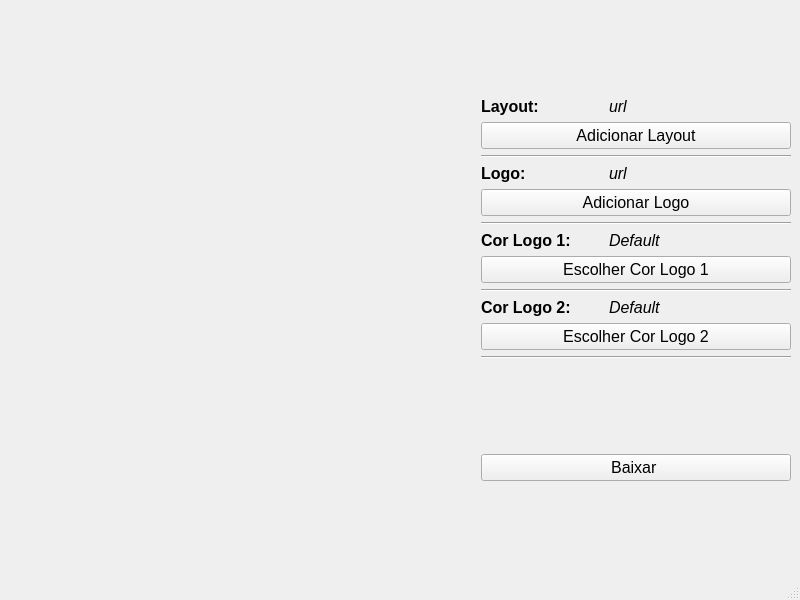
<?xml version="1.0" encoding="UTF-8"?>
<ui version="4.0">
 <class>MainWindow</class>
 <widget class="QMainWindow" name="MainWindow">
  <property name="geometry">
   <rect>
    <x>0</x>
    <y>0</y>
    <width>800</width>
    <height>600</height>
   </rect>
  </property>
  <property name="windowTitle">
   <string>MainWindow</string>
  </property>
  <widget class="QWidget" name="centralwidget">
   <layout class="QHBoxLayout" name="horizontalLayout_2" stretch="60,40">
    <item>
     <widget class="QLabel" name="labelImg">
      <property name="text">
       <string/>
      </property>
     </widget>
    </item>
    <item>
     <layout class="QVBoxLayout" name="verticalLayout">
      <item>
       <spacer name="verticalSpacer_3">
        <property name="orientation">
         <enum>Qt::Vertical</enum>
        </property>
        <property name="sizeHint" stdset="0">
         <size>
          <width>20</width>
          <height>40</height>
         </size>
        </property>
       </spacer>
      </item>
      <item>
       <layout class="QGridLayout" name="gridLayout" columnstretch="40,60">
        <item row="0" column="0">
         <widget class="QLabel" name="labelLayout">
          <property name="font">
           <font>
            <family>Segoe UI</family>
            <pointsize>12</pointsize>
            <bold>true</bold>
           </font>
          </property>
          <property name="text">
           <string>Layout:</string>
          </property>
         </widget>
        </item>
        <item row="0" column="1">
         <widget class="QLabel" name="labelLayoutUrl">
          <property name="font">
           <font>
            <family>Segoe UI</family>
            <pointsize>12</pointsize>
            <italic>true</italic>
           </font>
          </property>
          <property name="text">
           <string>url</string>
          </property>
         </widget>
        </item>
        <item row="1" column="0" colspan="2">
         <widget class="QPushButton" name="pushButtonLayout">
          <property name="font">
           <font>
            <pointsize>12</pointsize>
           </font>
          </property>
          <property name="text">
           <string>Adicionar Layout</string>
          </property>
         </widget>
        </item>
        <item row="2" column="0" colspan="2">
         <widget class="Line" name="line">
          <property name="orientation">
           <enum>Qt::Horizontal</enum>
          </property>
         </widget>
        </item>
       </layout>
      </item>
      <item>
       <layout class="QGridLayout" name="gridLayout_2" columnstretch="40,60">
        <item row="0" column="0">
         <widget class="QLabel" name="labelLogo">
          <property name="font">
           <font>
            <family>Segoe UI</family>
            <pointsize>12</pointsize>
            <bold>true</bold>
           </font>
          </property>
          <property name="text">
           <string>Logo:</string>
          </property>
         </widget>
        </item>
        <item row="0" column="1">
         <widget class="QLabel" name="labelLogoUrl">
          <property name="font">
           <font>
            <family>Segoe UI</family>
            <pointsize>12</pointsize>
            <italic>true</italic>
           </font>
          </property>
          <property name="text">
           <string>url</string>
          </property>
         </widget>
        </item>
        <item row="1" column="0" colspan="2">
         <widget class="QPushButton" name="pushButtonLogo">
          <property name="font">
           <font>
            <pointsize>12</pointsize>
           </font>
          </property>
          <property name="text">
           <string>Adicionar Logo</string>
          </property>
         </widget>
        </item>
        <item row="2" column="0" colspan="2">
         <widget class="Line" name="line_2">
          <property name="orientation">
           <enum>Qt::Horizontal</enum>
          </property>
         </widget>
        </item>
       </layout>
      </item>
      <item>
       <layout class="QGridLayout" name="gridLayout_3" columnstretch="40,60">
        <item row="0" column="0">
         <widget class="QLabel" name="labelCorLogo1">
          <property name="font">
           <font>
            <family>Segoe UI</family>
            <pointsize>12</pointsize>
            <bold>true</bold>
           </font>
          </property>
          <property name="text">
           <string>Cor Logo 1:</string>
          </property>
         </widget>
        </item>
        <item row="0" column="1">
         <widget class="QLabel" name="labelCorLogo1Cor">
          <property name="font">
           <font>
            <family>Segoe UI</family>
            <pointsize>12</pointsize>
            <italic>true</italic>
           </font>
          </property>
          <property name="text">
           <string>Default</string>
          </property>
         </widget>
        </item>
        <item row="1" column="0" colspan="2">
         <widget class="QPushButton" name="pushButtonCorLogo1">
          <property name="font">
           <font>
            <pointsize>12</pointsize>
           </font>
          </property>
          <property name="text">
           <string>Escolher Cor Logo 1</string>
          </property>
         </widget>
        </item>
        <item row="2" column="0" colspan="2">
         <widget class="Line" name="line_3">
          <property name="orientation">
           <enum>Qt::Horizontal</enum>
          </property>
         </widget>
        </item>
       </layout>
      </item>
      <item>
       <layout class="QGridLayout" name="gridLayout_4" columnstretch="40,60">
        <item row="0" column="0">
         <widget class="QLabel" name="labelCorLogo2">
          <property name="font">
           <font>
            <family>Segoe UI</family>
            <pointsize>12</pointsize>
            <bold>true</bold>
           </font>
          </property>
          <property name="text">
           <string>Cor Logo 2:</string>
          </property>
         </widget>
        </item>
        <item row="0" column="1">
         <widget class="QLabel" name="labelCorLogo2Cor">
          <property name="font">
           <font>
            <family>Segoe UI</family>
            <pointsize>12</pointsize>
            <italic>true</italic>
           </font>
          </property>
          <property name="text">
           <string>Default</string>
          </property>
         </widget>
        </item>
        <item row="1" column="0" colspan="2">
         <widget class="QPushButton" name="pushButtonCorLogo2">
          <property name="font">
           <font>
            <pointsize>12</pointsize>
           </font>
          </property>
          <property name="text">
           <string>Escolher Cor Logo 2</string>
          </property>
         </widget>
        </item>
        <item row="2" column="0" colspan="2">
         <widget class="Line" name="line_4">
          <property name="orientation">
           <enum>Qt::Horizontal</enum>
          </property>
         </widget>
        </item>
       </layout>
      </item>
      <item>
       <spacer name="verticalSpacer_2">
        <property name="orientation">
         <enum>Qt::Vertical</enum>
        </property>
        <property name="sizeHint" stdset="0">
         <size>
          <width>20</width>
          <height>40</height>
         </size>
        </property>
       </spacer>
      </item>
      <item>
       <widget class="QPushButton" name="pushButtonDownload">
        <property name="font">
         <font>
          <pointsize>12</pointsize>
         </font>
        </property>
        <property name="text">
         <string>Baixar </string>
        </property>
       </widget>
      </item>
      <item>
       <spacer name="verticalSpacer">
        <property name="orientation">
         <enum>Qt::Vertical</enum>
        </property>
        <property name="sizeHint" stdset="0">
         <size>
          <width>20</width>
          <height>40</height>
         </size>
        </property>
       </spacer>
      </item>
     </layout>
    </item>
   </layout>
  </widget>
  <widget class="QMenuBar" name="menubar">
   <property name="geometry">
    <rect>
     <x>0</x>
     <y>0</y>
     <width>800</width>
     <height>21</height>
    </rect>
   </property>
  </widget>
  <widget class="QStatusBar" name="statusbar"/>
 </widget>
 <resources/>
 <connections/>
</ui>
